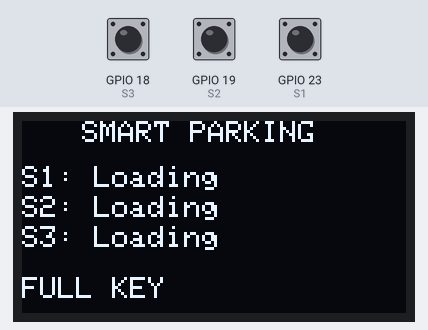
Simulated run of this sketch. Board: ESP32. On the bench: 128×64 one-colour display. Inputs (shaded band) come from the test bench; at power-on: GPIO 18 (S3) HIGH, GPIO 19 (S2) HIGH, GPIO 23 (S1) HIGH. WiFi joins after 1.5 s; servers stay silent unless stated; uploads are accepted with an empty reply; what the sketch prints to the serial monitor is not drawn.

Above: at 3.2 s.

The sketch:

smart_park_esp32.ino
```cpp
#include <Adafruit_GFX.h>
#include <Adafruit_SSD1306.h>
#include <ArduinoJson.h>
#include <HTTPClient.h>
#include <WiFi.h>
#include <Wire.h>

// --- WIFI & API CONFIGURATION ---
const char *ssid = "YOUR_WIFI_SSID";         // <-- CHANGE THIS
const char *password = "YOUR_WIFI_PASSWORD"; // <-- CHANGE THIS
const String API_BASE_URL = "https://parking-system-1-w3d5.onrender.com/api";

// --- PINS CONFIGURATION (YOUR CUSTOM PINS) ---
// IR Sensors
#define S1 23
#define S2 19
#define S3 18

// OLED
#define SCREEN_WIDTH 128
#define SCREEN_HEIGHT 64
Adafruit_SSD1306 display(SCREEN_WIDTH, SCREEN_HEIGHT, &Wire, -1);

// --- STATE MANAGEMENT ---
// Hardware States
int last_s1 = -1;
int last_s2 = -1;
int last_s3 = -1;

// Virtual Server States (for OLED)
String v_s1 = "Loading";
String v_s2 = "Loading";
String v_s3 = "Loading";
int v_freeSlots = 0;

// Polling interval for downloading from database
unsigned long lastFetchTime = 0;
const unsigned long FETCH_INTERVAL_MS =
    2000; // Download website status every 2 seconds

void setup() {
  Serial.begin(115200);

  pinMode(S1, INPUT_PULLUP);
  pinMode(S2, INPUT_PULLUP);
  pinMode(S3, INPUT_PULLUP);

  Wire.begin(21, 22);

  if (!display.begin(SSD1306_SWITCHCAPVCC, 0x3C)) {
    Serial.println("OLED not found");
    while (true)
      ;
  }

  display.setRotation(2);

  // --- CONNECT TO WIFI ---
  display.clearDisplay();
  display.setTextColor(WHITE);
  display.setTextSize(1);
  display.setCursor(0, 10);
  display.println("Connecting WiFi...");
  display.display();

  WiFi.begin(ssid, password);
  while (WiFi.status() != WL_CONNECTED) {
    delay(500);
    Serial.print(".");
  }

  Serial.println("\nWiFi Connected! IP Address: ");
  Serial.println(WiFi.localIP());

  // Download initial database state immediately
  fetchServerStatus();
}

void loop() {
  // Reconnect if network drops
  if (WiFi.status() != WL_CONNECTED) {
    WiFi.begin(ssid, password);
  }

  // --- 1. HARDWARE POST: Upload Sensor Data Instantly ---
  int s1 = digitalRead(S1);
  int s2 = digitalRead(S2);
  int s3 = digitalRead(S3);

  // Send update only if moving from Free->Busy or Busy->Free
  if (s1 != last_s1) {
    sendPresenceUpdate(1, (s1 == LOW));
    last_s1 = s1;
    fetchServerStatus(); // Refresh OLED immediately after upload
  }
  if (s2 != last_s2) {
    sendPresenceUpdate(2, (s2 == LOW));
    last_s2 = s2;
    fetchServerStatus();
  }
  if (s3 != last_s3) {
    sendPresenceUpdate(3, (s3 == LOW));
    last_s3 = s3;
    fetchServerStatus();
  }

  // --- 2. VIRTUAL GET: Download Website States Periodically ---
  if (millis() - lastFetchTime >= FETCH_INTERVAL_MS) {
    fetchServerStatus();
    lastFetchTime = millis();
  }

  // --- 3. OLED DISPLAY (YOUR EXACT DESIGN, BUT CLOUD SYNCED!) ---
  display.clearDisplay();
  display.setTextColor(WHITE);

  // Title
  display.setTextSize(1);
  display.setCursor(20, 0);
  display.println("SMART PARKING");

  // Slot status from LIVE website
  display.setCursor(0, 15);
  display.print("S1: ");
  display.println(v_s1);

  display.setCursor(0, 25);
  display.print("S2: ");
  display.println(v_s2);

  display.setCursor(0, 35);
  display.print("S3: ");
  display.println(v_s3);

  // Free slots display from LIVE website
  display.setTextSize(2);
  display.setCursor(0, 48);

  if (v_freeSlots > 0) {
    display.print("Free:");
    display.print(v_freeSlots);
  } else {
    display.setTextSize(1);
    display.setCursor(0, 52);
    display.println("FULL KEY");
  }

  display.display();

  delay(200); // Small loop delay
}

// --- HELPER FUNC 1: PUSH SENSOR ACTIVITY TO WEBSITE ---
void sendPresenceUpdate(int slotId, bool isPresent) {
  if (WiFi.status() == WL_CONNECTED) {
    HTTPClient http;
    String url = API_BASE_URL + "/esp32/update";
    http.begin(url);
    http.addHeader("Content-Type", "application/json");

    StaticJsonDocument<200> doc;
    doc["slotId"] = slotId;
    doc["presence"] = isPresent;

    String requestBody;
    serializeJson(doc, requestBody);

    int code = http.POST(requestBody);
    Serial.println("Pushed physical update to Slot " + String(slotId) +
                   " -> Output Code: " + String(code));

    http.end();
  }
}

// --- HELPER FUNC 2: DOWNLOAD VIRTUAL ASSIGNMENTS FOR OLED ---
void fetchServerStatus() {
  if (WiFi.status() == WL_CONNECTED) {
    HTTPClient http;
    String url = API_BASE_URL + "/slots";
    http.begin(url);

    int httpResponseCode = http.GET();
    if (httpResponseCode == 200) {
      String payload = http.getString();

      StaticJsonDocument<1024> doc;
      DeserializationError error = deserializeJson(doc, payload);

      if (!error) {
        int tempFreeCount = 0;

        // Loop through the 3 slots from the Render server
        for (JsonObject slot : doc.as<JsonArray>()) {
          int id = slot["id"];
          String status = slot["status"].as<String>();

          // Translate JSON status to OLED words
          String displayWord = "Unknown";
          if (status == "available") {
            displayWord = "Free";
            tempFreeCount++;
          } else if (status == "booked") {
            displayWord = "Booked";
          } else if (status == "occupied") {
            displayWord = "Occupied";
          }

          if (id == 1)
            v_s1 = displayWord;
          if (id == 2)
            v_s2 = displayWord;
          if (id == 3)
            v_s3 = displayWord;
        }

        // Update the big counter at the bottom
        v_freeSlots = tempFreeCount;
      }
    } else {
      Serial.println("Error downloading from server: " +
                     String(httpResponseCode));
    }
    http.end();
  }
}
```
